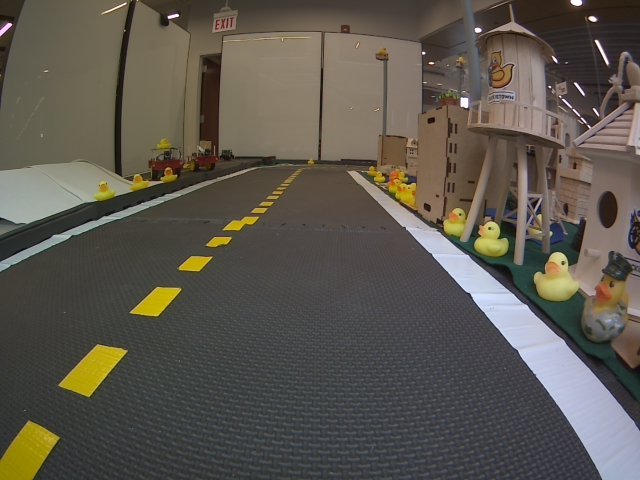
#> input picture state_estimation/solution/images/pic1.png, 640 x 480 px
$ python -i visual_servoing_activity.py   (imports and definitions only)   (older library calls are emulated)
#> lines starting #> are read from the running program, lines starting #| are printed output that depends on the picture; after the words box and inside, x2 and y2 are one past the last pixel; in counts of white or black regions, pixels touching at a corner belong together
#> further down, picture is the input picture: shape (480, 640, 3); mean B, G, R 78.1, 87, 92.2
#!/usr/bin/env python
# coding: utf-8

# In[5]:


# The function written in this cell will actually be ran on your robot (sim or real).
# Put together the steps above and write your DeltaPhi function!
# DO NOT CHANGE THE NAME OF THIS FUNCTION, INPUTS OR OUTPUTS, OR THINGS WILL BREAK

import cv2
import numpy as np


def get_steer_matrix_left_lane_markings(shape):
    """
        Args:
            shape: The shape of the steer matrix (tuple of ints)
        Return:
            steer_matrix_left_lane: The steering (angular rate) matrix for Braitenberg-like control
                                    using the masked left lane markings (numpy.ndarray)
    """

    steer_matrix_left_lane = -0.8 * np.ones(shape)

    return steer_matrix_left_lane


# In[6]:


# The function written in this cell will actually be ran on your robot (sim or real).
# Put together the steps above and write your DeltaPhi function!
# DO NOT CHANGE THE NAME OF THIS FUNCTION, INPUTS OR OUTPUTS, OR THINGS WILL BREAK


def get_steer_matrix_right_lane_markings(shape):
    """
        Args:
            shape: The shape of the steer matrix (tuple of ints)
        Return:
            steer_matrix_right_lane: The steering (angular rate) matrix for Braitenberg-like control
                                     using the masked right lane markings (numpy.ndarray)
    """

    steer_matrix_right_lane = 0.4 * np.ones(shape)

    return steer_matrix_right_lane


# In[25]:


# The function written in this cell will actually be ran on your robot (sim or real).
# Put together the steps above and write your DeltaPhi function!
# DO NOT CHANGE THE NAME OF THIS FUNCTION, INPUTS OR OUTPUTS, OR THINGS WILL BREAK

import cv2
import numpy as np


def detect_lane_markings(image):
    """
        Args:
            image: An image from the robot's camera in the BGR color space (numpy.ndarray)
        Return:
            left_masked_img:   Masked image for the dashed-yellow line (numpy.ndarray)
            right_masked_img:  Masked image for the solid-white line (numpy.ndarray)
    """

    h, w, _ = image.shape
#> h = 480; w = 640
    imgrgb = cv2.cvtColor(image, cv2.COLOR_BGR2RGB)
    imghsv = cv2.cvtColor(image, cv2.COLOR_BGR2HSV)
#> imghsv: shape (480, 640, 3); mean H, S, V 52.4, 50.2, 95.4
    img = cv2.cvtColor(image, cv2.COLOR_BGR2GRAY)

    mask_ground = np.ones(img.shape, dtype=np.uint8)
    mask_ground[:img.shape[0] // 5, :] = 0
    mask_left = np.ones(img.shape)
    mask_left[:,img.shape[1]//2:] = 0
    mask_right = np.ones(img.shape)
    mask_right[:,:img.shape[1]//2] = 0

    sigma = 3
    img_gaussian_filter = cv2.GaussianBlur(img,(0,0), sigma)

    sobelx = cv2.Sobel(img_gaussian_filter,cv2.CV_64F,1,0)
    sobely = cv2.Sobel(img_gaussian_filter,cv2.CV_64F,0,1)
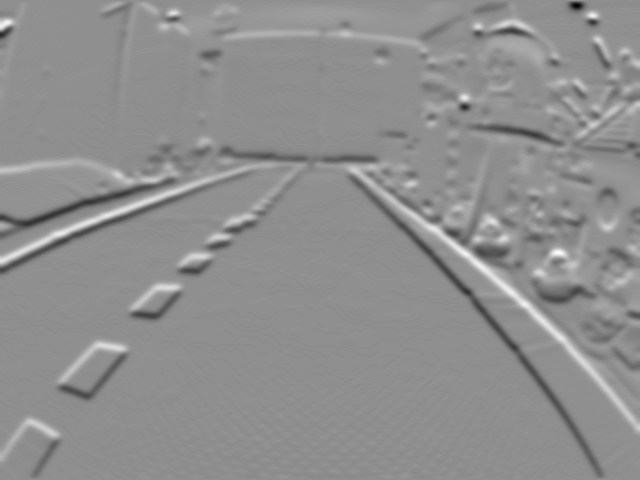
#> sobely: shape (480, 640) float64; min -188, max 147, mean 0; drawn with min black and max white
    Gmag = np.sqrt(sobelx*sobelx + sobely*sobely)
    threshold = 80
    mask_mag = (Gmag > threshold)
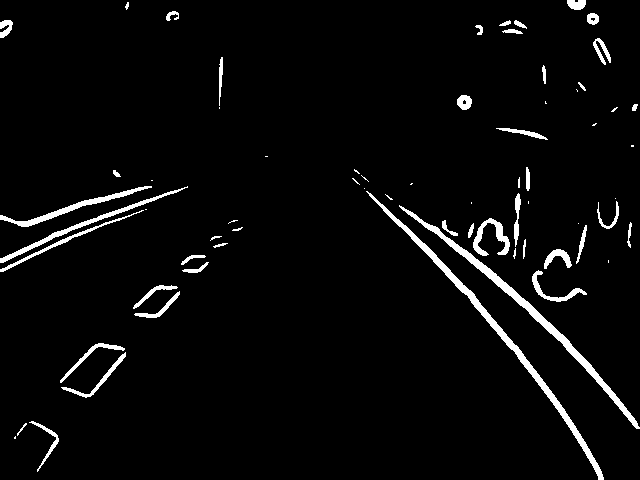
#> mask_mag: shape (480, 640) bool; 3.7% white; 68 white regions (23 under 20 px), largest, box (x1, y1, x2, y2) and area: (366, 191, 604, 480) 2208, (399, 205, 640, 429) 2101, (0, 186, 188, 263) 821
    mask_sobelx_pos = (sobelx > 0)
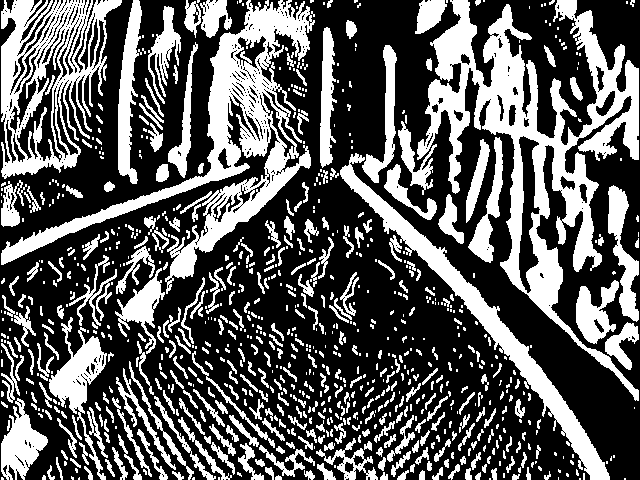
#> mask_sobelx_pos: shape (480, 640) bool; 35.7% white; 846 white regions (466 under 20 px), largest, box (x1, y1, x2, y2) and area: (417, 0, 639, 401) 23052, (1, 0, 315, 294) 15814, (1, 0, 122, 179) 9328
    mask_sobelx_neg = (sobelx < 0)
#> mask_sobelx_neg: shape (480, 640) bool; 30% white; 799 white regions (466 under 20 px), largest, box (x1, y1, x2, y2) and area: (353, 69, 639, 480) 19253, (1, 0, 195, 242) 9341, (327, 0, 459, 162) 7382
    mask_sobely_pos = (sobely > 0)
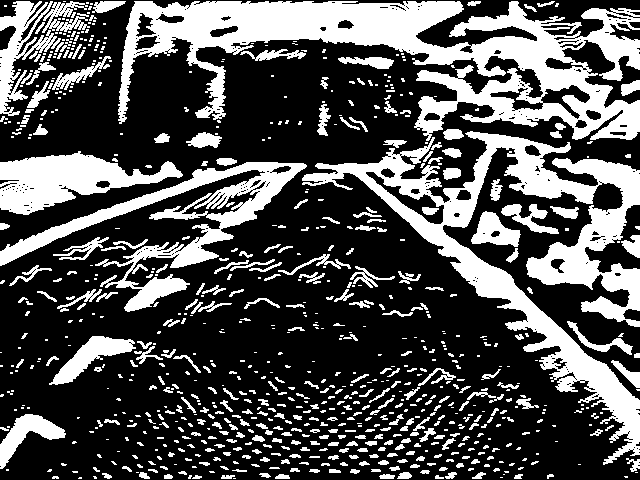
#> mask_sobely_pos: shape (480, 640) bool; 31.9% white; 813 white regions (486 under 20 px), largest, box (x1, y1, x2, y2) and area: (118, 1, 640, 141) 29453, (302, 131, 640, 465) 23678, (0, 162, 307, 312) 9205
    mask_sobely_neg = (sobely < 0)
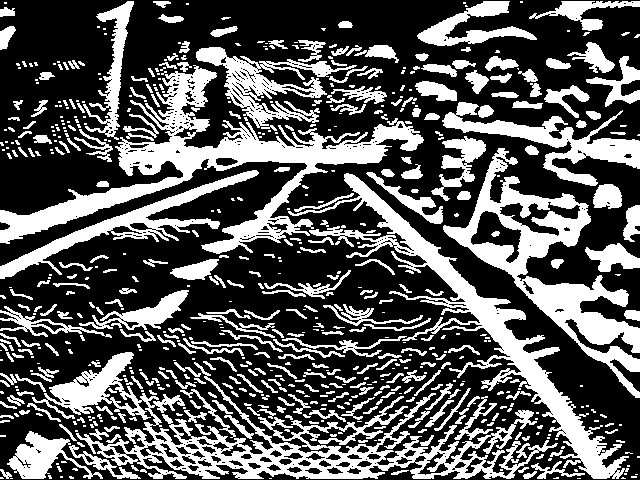
#> mask_sobely_neg: shape (480, 640) bool; 34.5% white; 650 white regions (328 under 20 px), largest, box (x1, y1, x2, y2) and area: (0, 65, 424, 254) 15440, (32, 352, 558, 479) 15095, (288, 173, 629, 479) 11251

    white_lower_hsv = np.array([0, 0, 150])
    white_upper_hsv = np.array([255, 70, 255])
    yellow_lower_hsv = np.array([0, 50, 0])
    yellow_upper_hsv = np.array([30, 255, 255])
    mask_white = cv2.inRange(imghsv, white_lower_hsv, white_upper_hsv)
#> mask_white: shape (480, 640); 8.2% white; 216 white regions (179 under 20 px), largest, box (x1, y1, x2, y2) and area: (348, 171, 640, 480) 13675, (0, 166, 109, 224) 4000, (489, 57, 560, 137) 1985
    mask_yellow = cv2.inRange(imghsv, yellow_lower_hsv, yellow_upper_hsv)
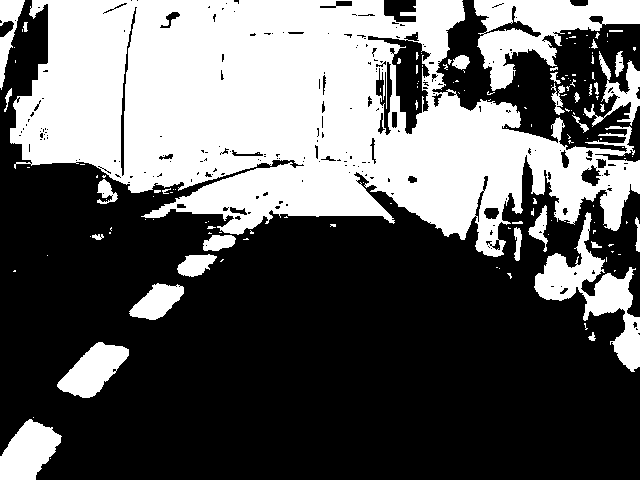
#> mask_yellow: shape (480, 640); 38.2% white; 147 white regions (114 under 20 px), largest, box (x1, y1, x2, y2) and area: (10, 0, 640, 257) 94086, (474, 0, 640, 91) 6681, (534, 212, 640, 372) 4953


    mask_left_edge = mask_yellow * mask_left * mask_mag * mask_sobelx_neg * mask_sobely_neg
#> mask_left_edge: shape (480, 640) float64; 0.25% white; 18 white regions (10 under 20 px), largest, box (x1, y1, x2, y2) and area: (87, 352, 126, 397) 227, (154, 291, 180, 318) 147, (37, 439, 59, 472) 110
    mask_right_edge = mask_white * mask_right * mask_mag * mask_sobelx_pos * mask_sobely_neg
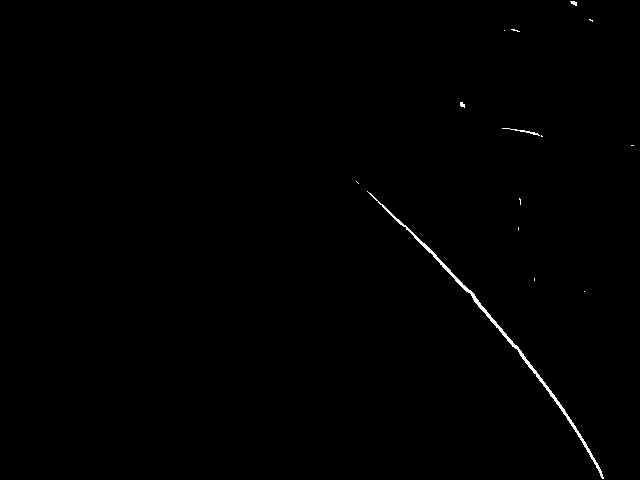
#> mask_right_edge: shape (480, 640) float64; 0.4% white in thin lines or dots, all inside (x1, y1, x2, y2) = (356, 1, 634, 479)

    return (mask_left_edge, mask_right_edge)

>>> import cv2
>>> picture = cv2.imread('../../../../../state_estimation/solution/images/pic1.png')
>>> result = detect_lane_markings(picture)

$ run again, on state_estimation/solution/images/pic10.png
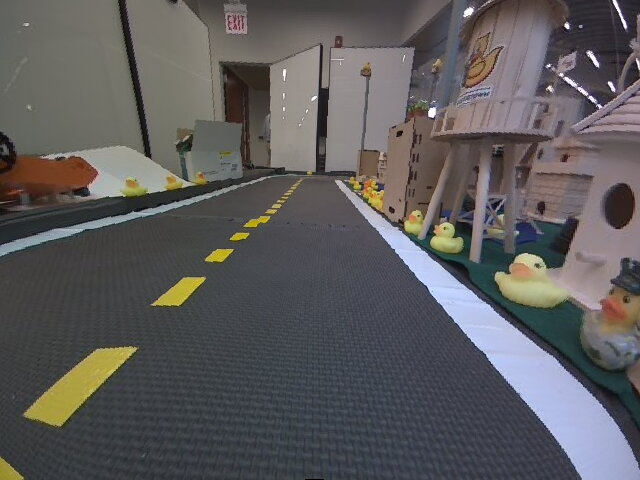
#> input picture state_estimation/solution/images/pic10.png, 640 x 480 px
#> picture is the input picture: shape (480, 640, 3); mean B, G, R 91.9, 91.1, 93.2
#> imghsv: shape (480, 640, 3); mean H, S, V 82.4, 40.4, 100.5
#> in detect_lane_markings, `mask_mag = (Gmag > threshold)`:
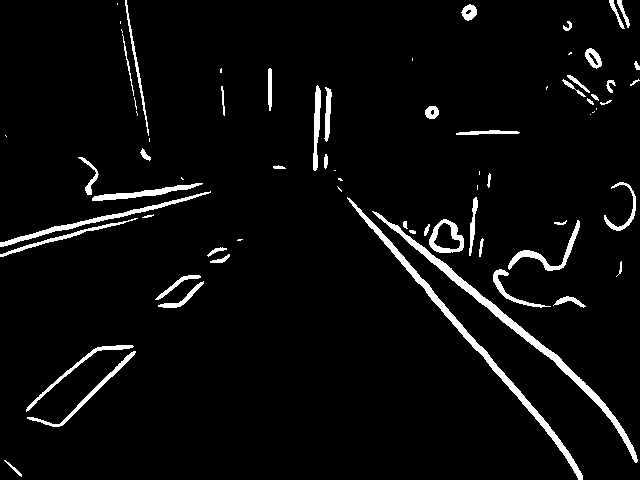
#> mask_mag: shape (480, 640) bool; 4.4% white; 72 white regions (21 under 20 px), largest, box (x1, y1, x2, y2) and area: (372, 211, 638, 463) 2386, (347, 197, 583, 480) 2191, (0, 191, 211, 247) 917
#> mask_sobelx_pos: shape (480, 640) bool; 37.6% white; 672 white regions (316 under 20 px), largest, box (x1, y1, x2, y2) and area: (437, 0, 639, 423) 18771, (1, 9, 316, 269) 13242, (320, 31, 589, 480) 9938
#> mask_sobelx_neg: shape (480, 640) bool; 33.4% white; 673 white regions (354 under 20 px), largest, box (x1, y1, x2, y2) and area: (322, 0, 639, 480) 28201, (106, 0, 260, 201) 11193, (526, 127, 639, 363) 10989
#> mask_sobely_pos: shape (480, 640) bool; 35.4% white; 671 white regions (401 under 20 px), largest, box (x1, y1, x2, y2) and area: (303, 125, 640, 475) 26951, (0, 1, 305, 267) 16983, (142, 1, 453, 83) 14107
#> mask_sobely_neg: shape (480, 640) bool; 36.7% white; 667 white regions (370 under 20 px), largest, box (x1, y1, x2, y2) and area: (3, 137, 631, 479) 32064, (404, 153, 640, 425) 14250, (379, 23, 597, 205) 7645
#> mask_white: shape (480, 640); 11% white; 404 white regions (358 under 20 px), largest, box (x1, y1, x2, y2) and area: (335, 180, 640, 480) 14746, (270, 46, 320, 163) 3419, (42, 146, 195, 199) 3201
#> mask_yellow: shape (480, 640); 10.3% white; 187 white regions (133 under 20 px), largest, box (x1, y1, x2, y2) and area: (348, 107, 479, 236) 7112, (0, 151, 97, 215) 4120, (23, 345, 140, 429) 3952
#> mask_left_edge: shape (480, 640) float64; 0.24% white; 10 white regions (6 under 20 px), largest, box (x1, y1, x2, y2) and area: (57, 351, 136, 427) 392, (172, 281, 204, 308) 162, (165, 185, 186, 192) 82, (218, 254, 230, 263) 47
#> in detect_lane_markings, `mask_right_edge = mask_white * mask_right * mask_mag * mask_sobelx_pos..`:
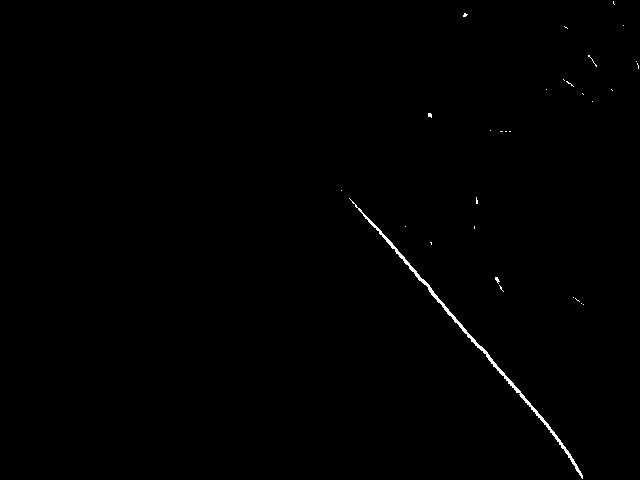
#> mask_right_edge: shape (480, 640) float64; 0.41% white in thin lines or dots, all inside (x1, y1, x2, y2) = (341, 1, 639, 479)
